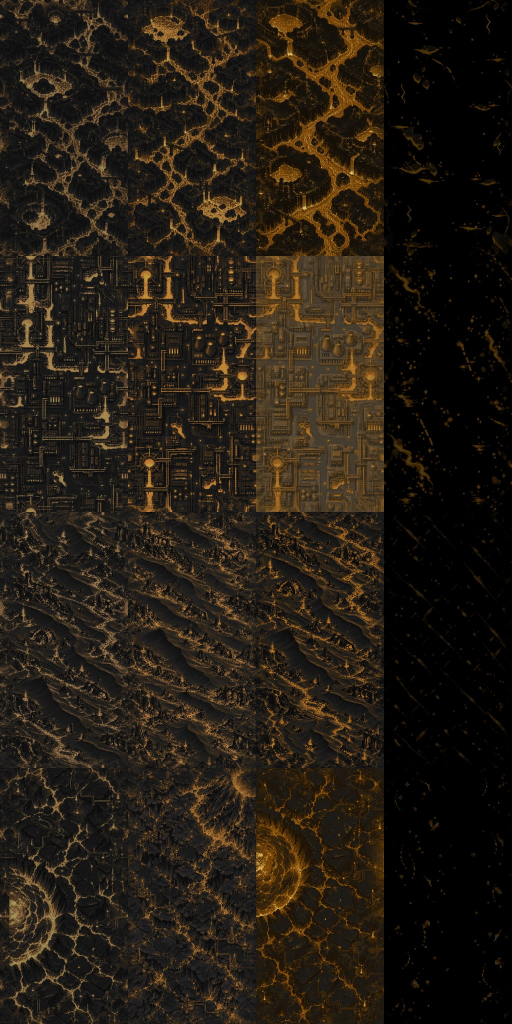
#> input picture Pause/Assets/Art/Boulders~/Ember/src~/ref_variants.jpg, 1024 x 2048 px (shown at 1/2 size)
$ python -i recolor.py   (imports and definitions only)
#> lines starting #> are read from the running program, lines starting #| are printed output that depends on the picture; after the words box and inside, x2 and y2 are one past the last pixel; in counts of white or black regions, pixels touching at a corner belong together
#> further down, picture is the input picture: PIL image 1024x2048 RGB; mean R, G, B 36.5, 28.6, 19
#!/usr/bin/env python3
"""Ember colour pass: the refreshed strips were too white/cream/grey. A deterministic HSV remap (grids, alpha, anchors,
outlines untouched) pushes the palette to hot fiery orange-red:

  dark steel / basalt (v < .5)   -> deep ember hulls: hue 17-21, saturation .45-.80 (never true red: hue stays >= 16)
  mid tones                      -> lava orange: hue 20-27, saturation up to .95
  bright low-saturation (cream rims, pale plating) -> pale orange / ember glow rim (hue ~24), not white
  glow pixels already saturated  -> kept orange, pushed hotter; the hottest ones (v > .9) go yellow-orange (hue 32)
  only the very brightest, near-white pixels (v >= .96, s < .25) stay white-hot (small cores)

    python3 recolor.py            # reads ../ember_refresh/strips + ../ember_elites_refresh/strips, writes ./out/{enemies,elites}
"""
import sys
from pathlib import Path
import numpy as np
from PIL import Image

HERE = Path(__file__).resolve().parent
SRC = HERE.parent
OUT = HERE / "out"


def rgb2hsv(a):
    r, g, b = a[..., 0] / 255., a[..., 1] / 255., a[..., 2] / 255.
    mx = np.maximum(np.maximum(r, g), b); mn = np.minimum(np.minimum(r, g), b); d = mx - mn
    h = np.zeros_like(mx)
    m = d > 1e-6
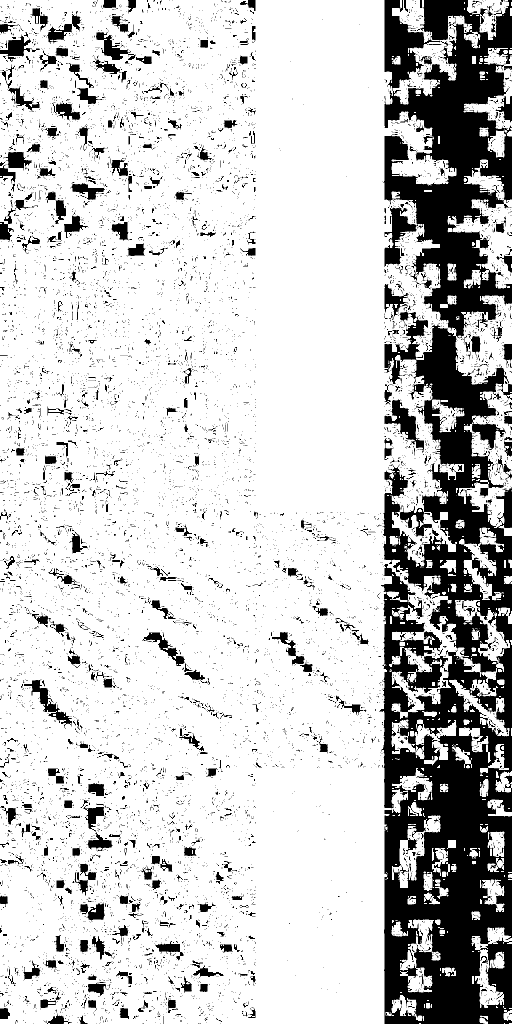
#> m: shape (2048, 1024) bool (shown at 1/2 size); 79.6% white; 10720 black regions (10085 under 20 px), largest, box (x1, y1, x2, y2) and area: (758, 0, 1024, 2048) 303453, (769, 0, 881, 182) 8275, (769, 799, 848, 906) 2749
    rc = m & (mx == r); gc = m & (mx == g) & ~rc; bc = m & ~rc & ~gc
#> after `rc = m & (mx == r)`: rc: shape (2048, 1024) bool; 69.1% white; 5780 black regions (3973 under 20 px), largest, box (x1, y1, x2, y2) and area: (750, 0, 1024, 2048) 396626, (0, 22, 86, 260) 5886, (0, 268, 90, 383) 3400
#> after `gc = m & (mx == g) & ~rc`: gc: shape (2048, 1024) bool; 4.5% white in thin lines or dots
#> after `bc = m & ~rc & ~gc`: bc: shape (2048, 1024) bool; 6.1% white; 7707 white regions (5583 under 20 px), largest, box (x1, y1, x2, y2) and area: (958, 872, 1007, 927) 421, (804, 1552, 840, 1580) 265, (932, 63, 961, 92) 263
    h[rc] = ((g - b)[rc] / d[rc]) % 6
    h[gc] = (b - r)[gc] / d[gc] + 2
    h[bc] = (r - g)[bc] / d[bc] + 4
    h = h * 60.0
    s = np.where(mx > 0, d / np.maximum(mx, 1e-6), 0)
    return h, s, mx


def hsv2rgb(h, s, v):
    h = (h % 360) / 60.0
    i = np.floor(h).astype(int) % 6
    f = h - np.floor(h)
    p = v * (1 - s); q = v * (1 - f * s); t = v * (1 - (1 - f) * s)
    r = np.choose(i, [v, q, p, p, t, v]); g = np.choose(i, [t, v, v, q, p, p]); b = np.choose(i, [p, p, t, v, v, q])
    return np.stack([r, g, b], -1) * 255


def smooth(x, a, b):
    t = np.clip((x - a) / (b - a), 0, 1)
    return t * t * (3 - 2 * t)


def keep_off_red(rgba, min_hue=17.5):
    """Player-red guard (hue 345..15 at saturation > .5 must stay < 2% of the texels): after 8-bit rounding, dark ember tints can land
    a few degrees low. Raise the green channel of any such texel just enough to reach `min_hue` (a tiny change, hue only)."""
    a = np.asarray(rgba).astype(np.float64).copy()
    h, s, v = rgb2hsv(a[..., :3])
    bad = (a[..., 3] > 0) & (s > .45) & ((h < min_hue) | (h > 340))
    r, g, b = a[..., 0], a[..., 1], a[..., 2]
    mx = np.maximum(r, np.maximum(g, b))
    red_dom = bad & (r >= g) & (r >= b)
    need = b + (r - b) * (min_hue + .8) / 60.0
    a[..., 1] = np.where(red_dom, np.minimum(r, np.maximum(g, np.ceil(need))), g)
    return Image.fromarray(np.clip(a, 0, 255).astype(np.uint8), "RGBA")


# Colour identities (the user: "don't make everything the same colour"). Each profile: w = how far non-glowing pixels are pulled to the
# fire ramp (0 keeps the refresh colour), wg = the pull for already-saturated glows / seams / lava, hues and saturations for the dark /
# mid / light tones, gamma = the value lift of the mid and light tones.
PROFILES = {
    "ember":    dict(w=.96, wg=.90, hue=(19.0, 21.0, 25.0), sat=(.74, .96, .80), gamma=.70),   # deep ember red-orange hulls
    "molten":   dict(w=.96, wg=.90, hue=(23.0, 28.0, 33.0), sat=(.70, .92, .70), gamma=.66),   # molten yellow-orange
    "rust":     dict(w=.85, wg=.90, hue=(19.0, 20.5, 24.0), sat=(.62, .80, .70), gamma=.76),   # rusted iron / brick
    "copper":   dict(w=.70, wg=.90, hue=(24.0, 27.0, 30.0), sat=(.50, .72, .60), gamma=.82),   # copper
    "brass":    dict(w=.55, wg=.90, hue=(26.0, 29.0, 32.0), sat=(.42, .62, .50), gamma=.85),   # brass, a little hotter than the refresh
    "charcoal": dict(w=.30, wg=.96, hue=(18.0, 20.0, 24.0), sat=(.30, .50, .50), gamma=.80),   # obsidian-black hulls, lava seams
    "ash":      dict(w=.16, wg=.96, hue=(20.0, 22.0, 26.0), sat=(.18, .30, .35), gamma=.84),   # ash grey-brown, fire glows
}
ASSIGN = {
    "ember_alien": "molten", "ember_chaser": "copper", "ember_big": "ember", "ember_fighter_1": "charcoal",
    "ember_fighter_2": "brass", "ember_fighter_3": "ash", "ember_fighter_4": "rust",
    "ember_rock_magma": "charcoal", "ember_rock_cinder": "rust", "ember_rock_obsidian": "charcoal", "ember_rock_islet": "ember",
    "ember_elite_sunstoke": "molten", "ember_elite_coalrunner": "charcoal", "ember_elite_brass_vulture": "brass",
    "ember_elite_kilnback": "ember", "ember_elite_ash_wraith": "ash", "ember_elite_cauterizer": "rust",
}


def recolor(img, profile="ember"):
    """Hue/saturation remap (VALUE kept, apart from a gentle gamma lift of the mid/light tones, so every detail, outline and the matte
    look survive) along a value-driven fire ramp, per colour identity (PROFILES). Near-white pixels keep their white-hot value."""
    p = PROFILES[profile]
    a = np.asarray(img.convert("RGBA")).astype(np.float64)
    h, s, v = rgb2hsv(a[..., :3])
    solid = a[..., 3] > 0
#> solid: shape (2048, 1024) bool; every value is 1
    k_lo = 1 - smooth(v, .30, .45)
    k_hi = smooth(v, .62, .80)
    k_mid = np.clip(1 - k_lo - k_hi, 0, 1)
    h_t = k_lo * p["hue"][0] + k_mid * p["hue"][1] + k_hi * p["hue"][2]
    s_t = k_lo * p["sat"][0] + k_mid * p["sat"][1] + k_hi * p["sat"][2]
    glow = smooth(s, .30, .55)
    w = p["w"] * (1 - glow) + p["wg"] * glow
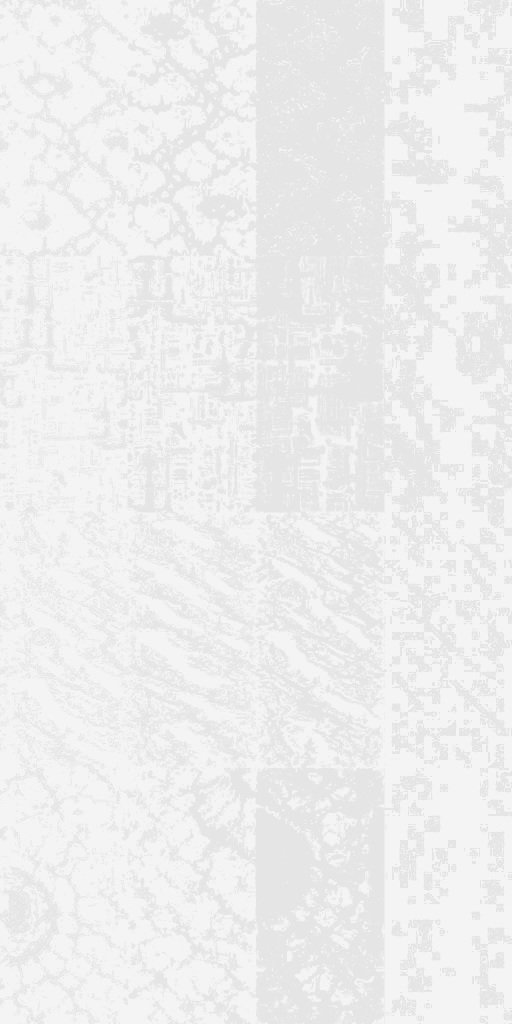
#> w: shape (2048, 1024) float64 (shown at 1/2 size); min 0.9, max 0.96, mean 0.934
    dh = ((h_t - h + 180) % 360) - 180
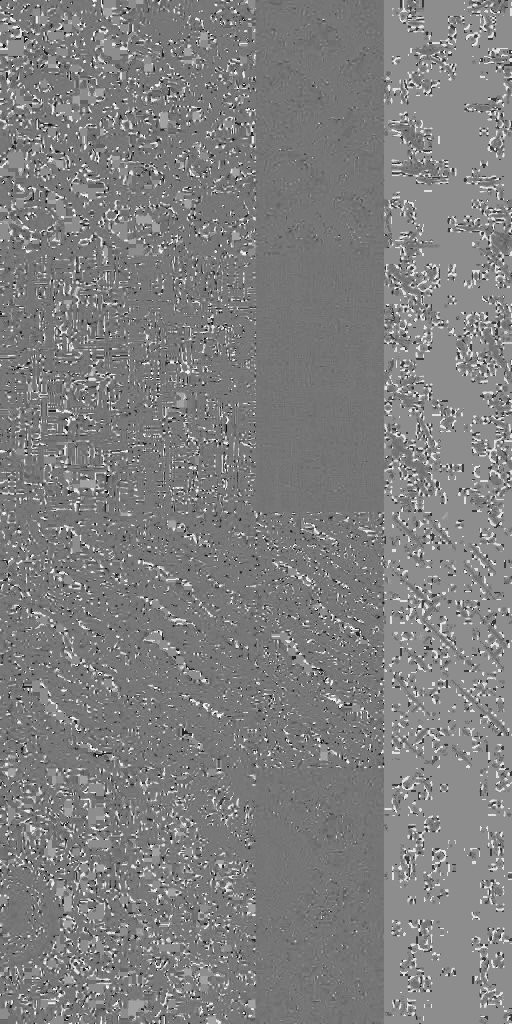
#> dh: shape (2048, 1024) float64 (shown at 1/2 size); min -179.9, max 179, mean -0.1; drawn with min black and max white
    h_fin = h + dh * w
    h_fin = np.where(s < .08, np.where(w > .25, h_t, h_t), h_fin)
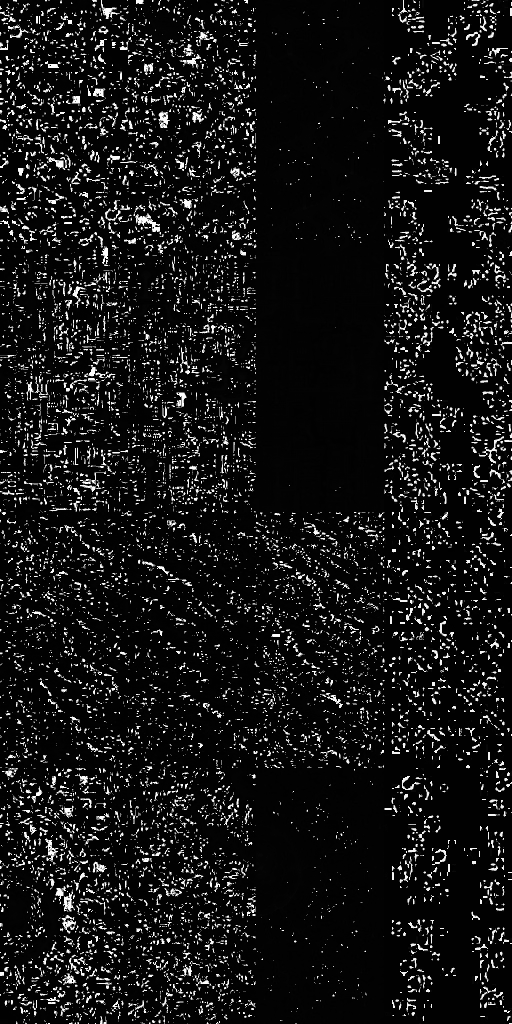
#> h_fin: shape (2048, 1024) float64 (shown at 1/2 size); min 17.1, max 379.8, mean 48.9; drawn with min black and max white
    s_fin = s + (s_t - s) * w
    s_fin = np.where(s >= .45, np.maximum(s_fin, np.clip(s * 1.10, 0, .98)), s_fin)
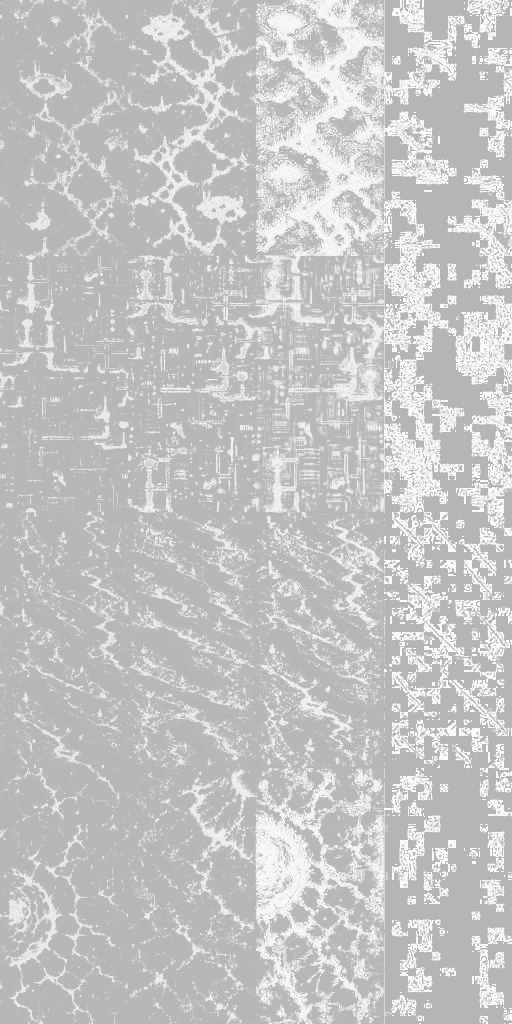
#> s_fin: shape (2048, 1024) float64 (shown at 1/2 size); min 0.71, max 0.98, mean 0.773
    white = (v >= .96) & (s < .25)
#> white: shape (2048, 1024) bool; every value is 0
    s_fin = np.where(white, s * .6, s_fin)
    # near-neutral pixels in a low-pull profile: a faint warm tint only (hue pinned so charcoal/ash do not drift to blue or green)
    lift = smooth(v, .18, .40)
    v_fin = np.where(white, v, v * (1 - lift) + (v ** p["gamma"]) * lift)
    out = hsv2rgb(h_fin, np.clip(s_fin, 0, .98), np.clip(v_fin, 0, 1))
#> in hsv2rgb, `h = (h % 360) / 60.0`:
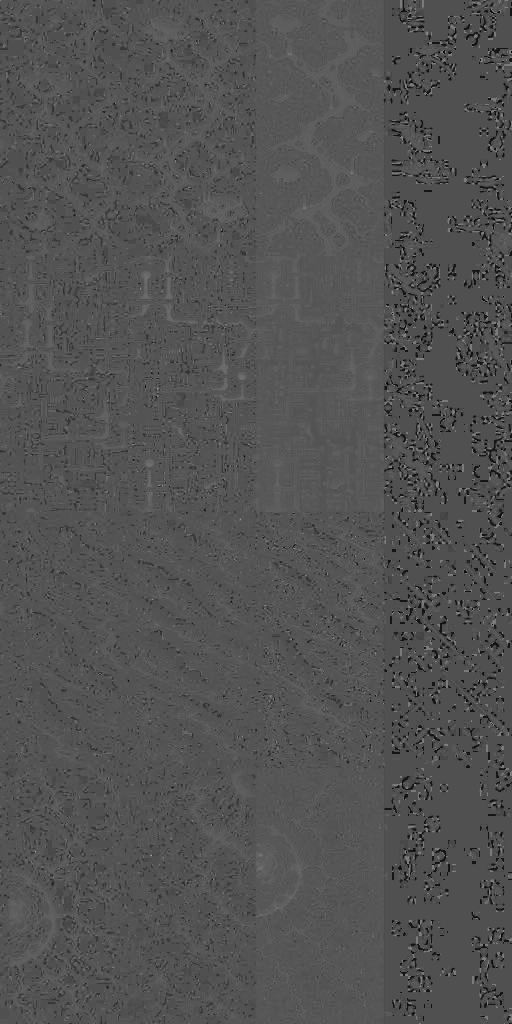
#> h: shape (2048, 1024) float64 (shown at 1/2 size); min 0.0183, max 0.617, mean 0.325
#> in hsv2rgb, `i = np.floor(h).astype(int) % 6`: i: shape (2048, 1024) int64; every value is 0
#> in hsv2rgb, `return np.stack([r, g, b], -1) * 255`:
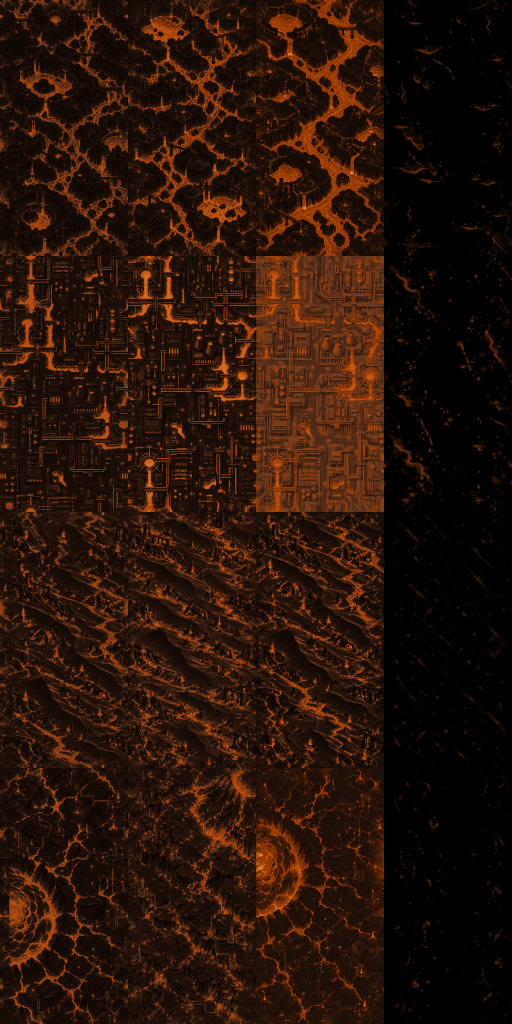
#> returned value: shape (2048, 1024, 3) float64 (shown at 1/2 size); mean of channels 0, 1, 2 41.3, 19.5, 8; drawn as R, G, B
    res = a.copy()
    res[..., :3] = np.where(solid[..., None], out, a[..., :3])
    return keep_off_red(Image.fromarray(np.clip(res, 0, 255).astype(np.uint8), "RGBA"))


def main():
    for kind, folder in (("enemies", SRC / "ember_refresh" / "strips"), ("elites", SRC / "ember_elites_refresh" / "strips")):
        (OUT / kind).mkdir(parents=True, exist_ok=True)
        for f in sorted(folder.glob("ember_*.png")):
            recolor(Image.open(f), ASSIGN[f.stem]).save(OUT / kind / f.name)
            print(kind, f.name)


# [2 lines not run here, left out]

>>> from PIL import Image
>>> picture = Image.open('../../../Boulders~/Ember/src~/ref_variants.jpg')
>>> result = recolor(picture)
